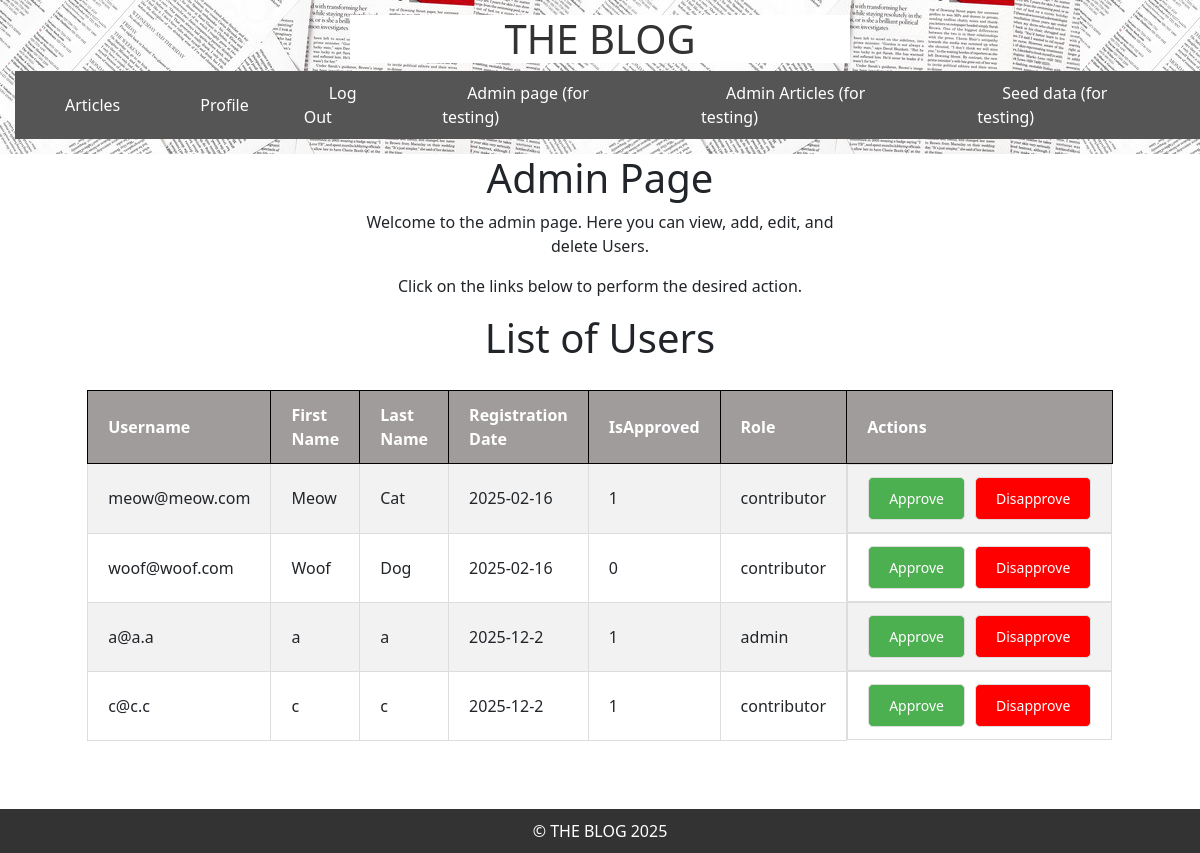
Page /admin/admin_page.php (signed in) on the earlier database version.
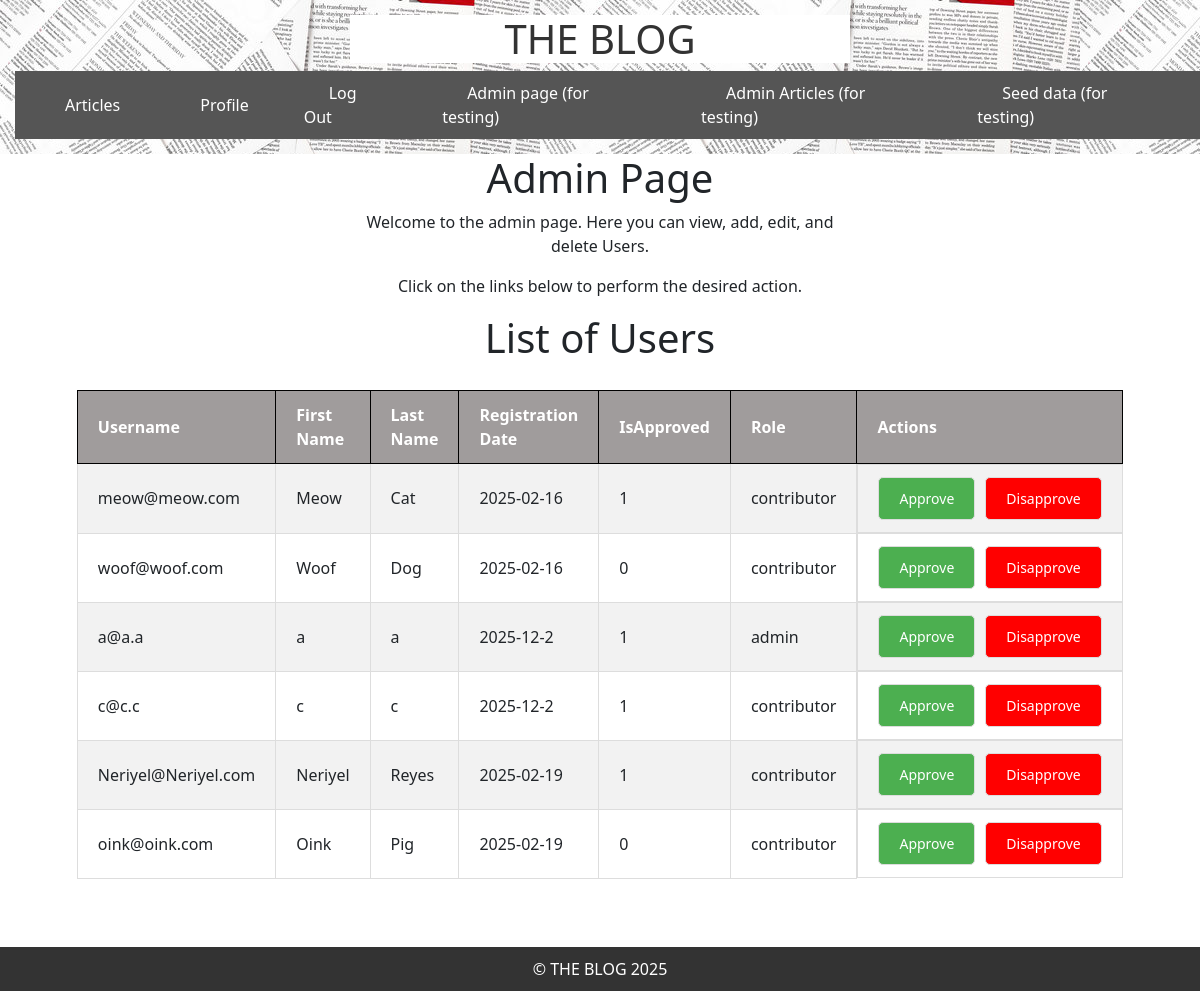
Same page on the later database version.
### tables this page shows
CREATE TABLE "Users"
    (
        Username VARCHAR(50) NOT NULL,
        Password VARCHAR(100) NOT NULL,
        FirstName VARCHAR(30) NOT NULL,
        LastName VARCHAR(30) NOT NULL,
        RegistrationDate DATE NOT NULL,
        IsApproved BOOLEAN NOT NULL DEFAULT FALSE,
        Role TEXT NOT NULL,
        PRIMARY KEY (Username)
    );

### admin/admin_page.php (the view, shortened to what this page needs)
<?php
include("../templates/header.php");
?>
<body>
    <div class = "logo">
    <h1>Admin Page</h1>
    <p>Welcome to the admin page. Here you can view, add, edit, and delete Users.</p>
    <p>Click on the links below to perform the desired action.</p>
<h1>List of Users</h1>
</div>
<?php
$db = getDatabase();
$res = $db->query('SELECT * FROM Users');
echo "<div class='table-container'>";
echo "<table>";
echo "<tr><th>Username</th><th>First Name</th><th>Last Name</th><th>Registration Date</th><th>IsApproved</th><th>Role</th><th>Actions</th></tr>";
while ($row = $res->fetchArray()) {
    echo "<tr>";
    echo "<td>{$row['Username']}</td>";
    echo "<td>{$row['FirstName']}</td>";
    echo "<td>{$row['LastName']}</td>";
    echo "<td>{$row['RegistrationDate']}</td>";
    echo "<td>{$row['IsApproved']}</td>";
    echo "<td>{$row['Role']}</td>";
    echo "<td class='action-buttons'>";
    echo "<a href='#' onclick='promoteUser(\"{$row['Username']}\")'>Approve</a>";
    echo "<a href='#' onclick='demoteUser(\"{$row['Username']}\")' style='color: white; background-color: red; padding: 10px 20px; text-decoration: none; border-radius: 5px;'>Disapprove</a>";
    echo "</td>";
    echo "</tr>";
}
echo "</table>";
echo "</div>";
echo "<br/><br/>";
?>
<?php include("../templates/footer.php"); ?>

### templates/header.php (shortened to what this page needs)
<?php
    $displayNav = isset($displayNav) ? $displayNav : true;
?>
<!DOCTYPE html>
<head>
    <link rel="stylesheet" href="../styles/style.css">
    <link href="https://cdn.jsdelivr.net/npm/bootstrap@5.3.3/dist/css/bootstrap.min.css" rel="stylesheet">
</head>
<?php if ($displayNav): ?>
<header>
    <div class="logo">
        <h1>THE BLOG</h1>
    </div>
        <nav>
            <?php
                if($_SESSION["role"] == "admin"){
                    echo "
                    <ul class='nav-links'>
                        <li><a href='../index.php'>Articles</a></li>
                        <li><a href='../profile.php'>Profile</a></li>
                        <li><a href='../logout.php'>Log Out</a></li>
                        <li><a href='/admin/admin_page.php'>Admin page (for testing)</a></li>
                        <li><a href='/admin/articles.php'>Admin Articles (for testing)</a></li>
                        <li><a href='/DB/seed.php'>Seed data (for testing)</a></li>
                    </ul>
                    ";
                }
            ?>
        </nav>
<?php endif; ?>
</header>

### templates/footer.php
<footer>
    &copy; THE BLOG 2025
</footer>

### styles/style.css (style rules this page uses)
html, body { overflow-x: hidden; min-height: 100vh; margin: 0; display: flex; flex-direction: column; }
header { background: white; background-image: url("../images/paper.jpg"); color: white; padding: 15px; width: 100vw; }
header h1 { background-color: white; color: #333; font-size: 40px; }
nav { background: #555; padding: 10px; width: 100vw; top: 0; left: 0; }
nav a { color: white; text-decoration: none; margin: 0 15px; width: 100vw; }
.nav-links { display: flex; justify-content: center; align-items: center; list-style: none; padding: 0; margin: 0; }
.nav-links li { margin: 0 15px; }
.nav-links a { color: white; text-decoration: none; font-size: 1em; padding: 10px; }
body > *:not(header):not(footer) { flex: 1; }
footer { background: #333; text-align: center; color: white; padding: 10px; width: 100%; margin-top: auto; }
.logo { width: 500px; margin: 0 auto; text-align: center; }
th, td, thead { text-align: center; }

### admin/admin_page.php (style rules this page uses)
table { width: 80%; margin: 20px auto; border-collapse: collapse; }
th, td { padding: 12px 20px; text-align: left; border: 1px solid #ddd; }
th { background-color:rgb(160, 156, 156); border-color: black; color: white; }
tr:nth-child(even) { background-color: #f2f2f2; }
.table-container { overflow-x: auto; }
.action-buttons { display: flex; gap: 10px; }
.action-buttons a { padding: 10px 20px; font-size: 14px; cursor: pointer; text-decoration: none; border: 1px solid #ddd; background-color: #4CAF50; color: white; border-radius: 5px; }

Differences in the rows shown:
added users: Username "Neriyel@Neriyel.com", FirstName "Neriyel", LastName "Reyes", RegistrationDate "2025-02-19", IsApproved "1", Role "contributor"
added users: Username "oink@oink.com", FirstName "Oink", LastName "Pig", RegistrationDate "2025-02-19", IsApproved "0", Role "contributor"
